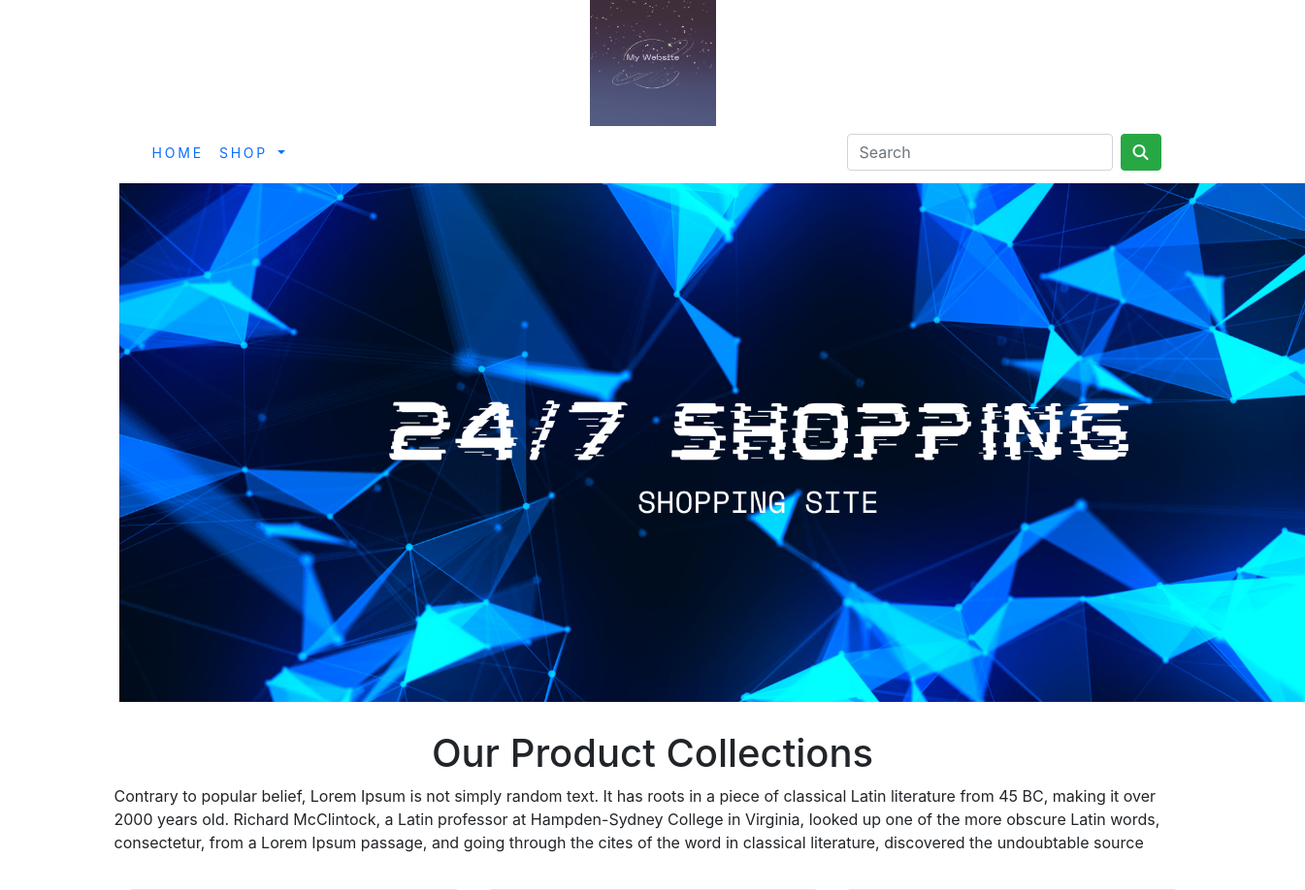
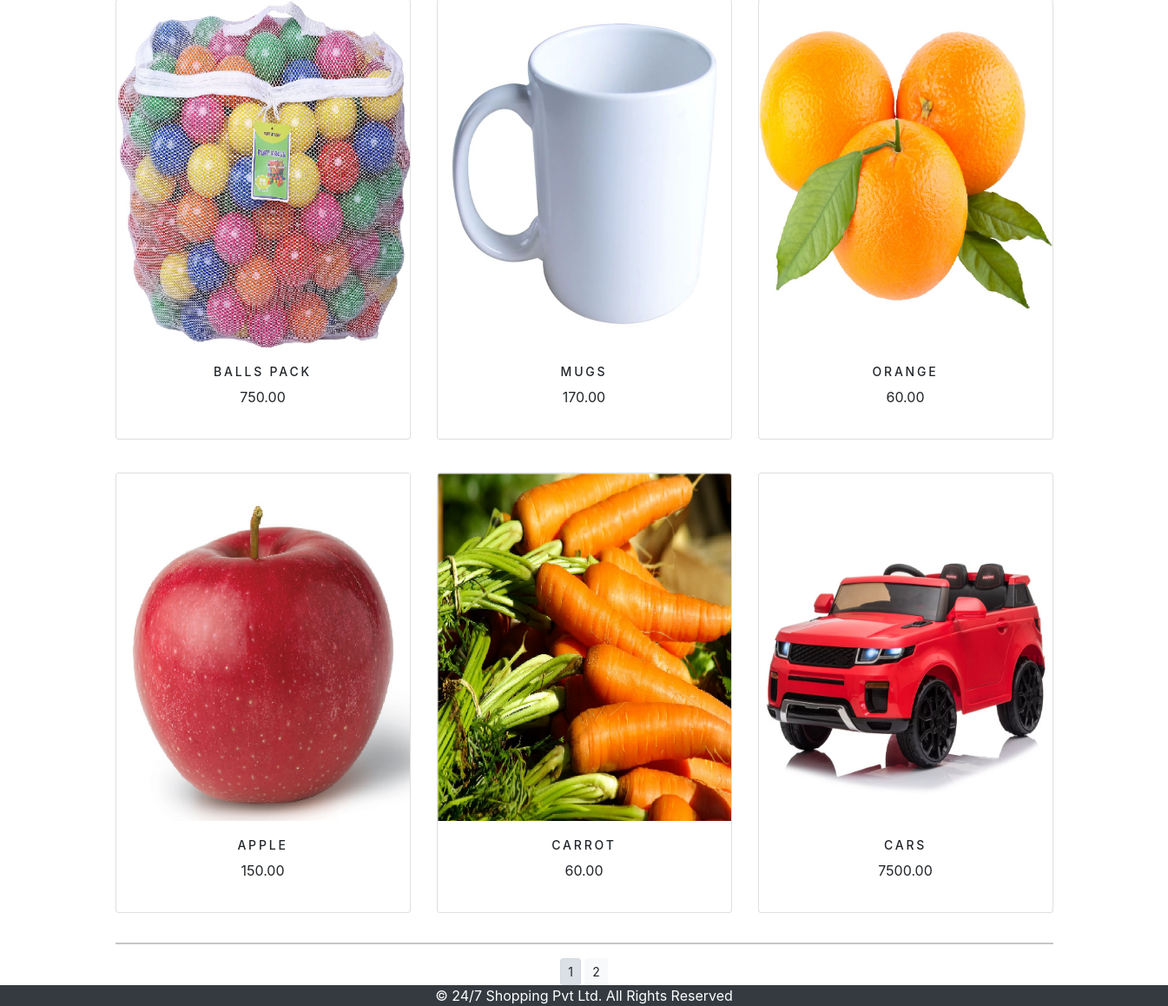
The app's page /shop/ with its own data (2 pictures, top to bottom).
### shop/models.py (models this page shows, shortened)
class Product(models.Model):
    name=models.CharField(max_length=250,unique=True)
    slug=models.SlugField(max_length=250,unique=True)
    description=models.TextField(blank=True)
    price=models.DecimalField(max_digits=10,decimal_places=2)
    category=models.ForeignKey(Category,on_delete=models.CASCADE)
    image=models.ImageField(upload_to='product',blank=True)
    stock=models.IntegerField()
    available=models.BooleanField(default=True)
    created=models.DateTimeField(auto_now_add=True)
    updated=models.DateTimeField(auto_now=True)
    def get_url(self):
        return  reverse('shop:prodCatdetail',args=[self.category.slug,self.slug])
    class Meta:
        ordering=('name',)
        verbose_name='product'
        verbose_name_plural='products'

### shop/views.py (the view)
# urls.py: path('',views.allProdCat,name='allProdCat'),
def allProdCat(request,c_slug=None):
    c_page=None
    products_list=None
    if c_slug!=None:
        c_page=get_object_or_404(Category,slug=c_slug)
        products_list=Product.objects.all().filter(category=c_page,available=True)
    else:
        products_list=Product.objects.all().filter(available=True)
    paginator=Paginator(products_list,6)
    try:
        page=int(request.GET.get('page','1'))
    except:
        page=1
    try:
        products=paginator.page(page)
    except (EmptyPage,InvalidPage):
        products=paginator.page(paginator.num_pages)
    return  render(request,"category.html",{'category':c_page,'products':products})

### cart/context_processors.py (called while the page is built)
def counter(request):
    item_count=0
    if 'admin' in request.path:
        return  {}
    else:
        try:
            cart=Cart.objects.filter(cart_id=_cart_id(request))
            cart_items=CartItem.objects.all().filter(cart=cart[:1])
            for cart_item in cart_items:
                item_count += cart_item.quantity
        except Cart.DoesNotExist:
            item_count =0
    return dict(item_count=item_count)

### cart/views.py (called while the page is built)
def _cart_id(request):
    cart=request.session.session_key
    if not cart:
        cart=request.session.create()
    return cart

### shop/context_processors.py (called while the page is built)
def menu_links(request):
    links=Category.objects.all()
    return dict(links=links)

### shop/models.py (called while the page is built)
    def get_url(self):
        return reverse('shop:products_by_category',args=[self.slug])

### templates/category.html (shortened to what this page needs)
{% extends 'base.html' %}
{% load static %}
{% block content %}
    <div class="mx_auto">
        {% if category %}
        <img class="my_image" src="{{category.image.url}}" alt="{{category.name}}" width="1300px">
    </div>
    <br>
    <div>
        <h1 class="text-center my_title">{{category.name}}</h1>
        <p class="text-justify">{{category.description}}</p>
    </div>
        {% else %}
        <div>
            <img class="my_image my_image_padding" src="{% static 'img/banner.png' %}" alt="Our Products" width="1290px">
        </div>
        <br>
            <div>
                <h1 class="text-center my_title">Our Product Collections</h1>
                <p class="text justify">Contrary to popular belief, Lorem Ipsum is not simply random text. It has roots in a piece of classical Latin literature from 45 BC, making it over 2000 years old. Richard McClintock, a Latin professor at Hampden-Sydney College in Virginia, looked up one of the more obscure Latin words, consectetur, from a Lorem Ipsum passage, and going through the cites of the word in classical literature, discovered the undoubtable source</p>
            </div>
        {% endif %}
   <div class="container">
        <div class="row mx_auto">
            {% for product in products %}
            <div class="my_bottom_margin col-9 col-sm-12 col-md-40 col-lg-4">
                <div class="card text-center" style="min-width: 18rem; margin-top:20px;">
                    <a href="{{product.get_url}}"><img class="card-img-top my_image" src="{{product.image.url}}" alt="{{product.name}}" style="height:400px;"></a>
                    <div class="card-body">
                        <h4>{{product.name}}</h4>
                        <p>{{product.price}}</p>
                    </div>
                </div>
            </div>
            {% endfor %}
        </div>
       <div class="mx-auto">
           {% if products.paginator.num_pages > 1 %}
           <hr>
           <div class="text-center">
                {% for pg in products.paginator.page_range %}
                    <a href="?page={{pg}}" class="btn btn-light btn-sm {% if products.number == pg %} active {% endif %}">{{pg}}</a>
                {% endfor %}
           </div>
           {% endif %}
       </div>
       <br>
    </div>
{% endblock %}

### templates/base.html (shortened to what this page needs)
<!DOCTYPE html>
{% load static %}
<html lang="en">
<head>
    <link rel="stylesheet" href="{% static 'css/custom.css' %}">
    <link href="{% static 'css/bootstrap.min.css' %}" rel="stylesheet">
</head>
<body>
    <div class="container">
        {% include 'header.html' %}
        {% include 'navbar.html' %}
        {% block content %}
        {% endblock %}
    </div>
        {% include 'footer.html' %}
  </body>
</html>

### templates/header.html
{% load static %}
<header>
  <center>
    <a href="{% url 'shop:allProdCat' %}"> <img src="{% static 'img/logo.png' %}" all="logimage" width="130px;" height="130px" ></a>
  </center>
</header>

### templates/navbar.html (shortened to what this page needs)
<nav class="navbar navbar-expand-lg bg-body-tertiary">
  <div class="container-fluid">
    <div class="collapse navbar-collapse" id="navbarSupportedContent">
      <ul class="navbar-nav me-auto mb-2 mb-lg-0">
        <li class="nav-item">
          <a class="nav-link" href="{% url 'shop:allProdCat' %}">Home</a>
        </li>
        <li class="nav-item dropdown {% if 'shop' in request.path %} active {% endif %}">
          <a class="nav-link dropdown-toggle" href="#" role="button" data-bs-toggle="dropdown" aria-expanded="false">
            Shop
          </a>
        </li>
      </ul>
      <form class="d-flex" role="search" action="{% url 'search_app:SearchResult' %}" method="get">
        <input class="form-control me-2" type="search" placeholder="Search"  name="q" aria-label="Search">
        <button class="btn btn-success" type="submit"><i class="fa fa-search" ></i></button>
      </form>
    </div>
  </div>
</nav>

### templates/footer.html (shortened to what this page needs)
<!DOCTYPE html>
<html lang="en">
<head>
    <link rel="stylesheet" href="https://stackpath.bootstrapcdn.com/bootstrap/4.5.2/css/bootstrap.min.css"
>
</head>
<body>
<div class="footer fixed-bottom bg-dark text-white">
    <p class="text-center m-0">&copy; 24/7 Shopping Pvt Ltd. All Rights Reserved</p>
</div>
</body>
</html>

### static/css/custom.css (style rules this page uses)
body { font family :"Robots", sans-serif; }
.nav-item { letter-spacing : .2em; font-size :14px; text-transform :uppercase; }
.my_image_padding { padding:5px; }
.my_bottom_margin { margin-bottom:18px; }
.card-body h4 { font-size:14px; text-transform:uppercase; letter-spacing:.2em; }

### records on screen
Product: image (picture), name "BALLS PACK", price "750.00"
Product: image (picture), name "MUGS", price "170.00"
Product: image (picture), name "ORANGE", price "60.00"
Product: image (picture), name "APPLE", price "150.00"
Product: image (picture), name "CARROT", price "60.00"
Product: image (picture), name "CARS", price "7500.00"

### other values on screen
{{ pg }} "1" "2"
